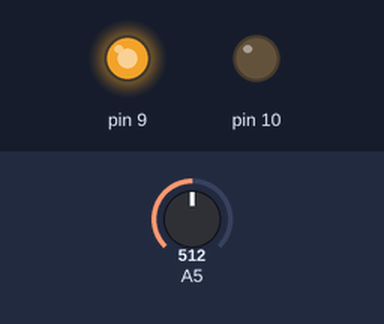
Recording of a sketch running on a simulated Arduino Uno, built with avr-gcc and run on an emulated ATmega328P. Parts: output pins drawn as LEDs (lit = HIGH). The inputs (shaded band) are chosen by the test bench; at power-on: A5 = 512. What the sketch prints to the serial monitor is not drawn.

Above: at 0.1 s.
Timing chart, 0 to 1.6 s (numbered marks = the images above):
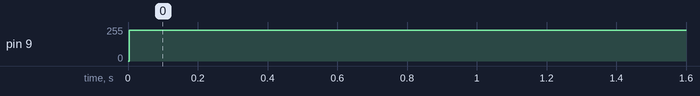

The sketch:

findlevel_auto.ino
```cpp
/* Configure digital pins 9 and 10 as 16-bit PWM outputs. */
void setupPWM16() {
    DDRB |= _BV(PB1) | _BV(PB2);        /* set pins as outputs */
    TCCR1A = _BV(COM1A1) | _BV(COM1B1)  /* non-inverting PWM */
        | _BV(WGM11);                   /* mode 14: fast PWM, TOP=ICR1 */
    TCCR1B = _BV(WGM13) | _BV(WGM12)
        | _BV(CS10);                    /* no prescaling */
    ICR1 = 0xffff;                      /* TOP counter value */
    Serial.begin(115200);
}

/* 16-bit version of analogWrite(). Works only on pins 9 and 10. */
void analogWrite16(uint8_t pin, uint16_t val)
{
    switch (pin) {
        case  9: OCR1A = val; break;
        case 10: OCR1B = val; break;
    }
}

int sense = 0;
void setup() {
    setupPWM16();
    int Ival =0;
    int level=0;
}

uint16_t findlevel(float curr){
//  double mout =  59210.9957064942*pow(curr,0)+  -13169.5007497324*pow(curr,1)+ 120531.361747551 * pow(curr,2)+  -530395.030431162*pow(curr,3)+ 1278069.41053836*pow(curr,4)+  -1812117.26955128*pow(curr,5)+ 1550518.46759775*pow(curr,6)+ -786439.231748774*pow(curr,7) + 217601.061216504*pow(curr,8) + -25301.0215722490*pow(curr,9);
  double mout;
  if (curr < 1.695){
    mout = -214.1*curr +58841;
  }else{
    mout = -3334566*pow(curr,3) + 2e06*pow(curr,2) -3e6*curr + 2e06;
  }
  if(curr <= 2){
     return  (uint16_t) mout;
  }
}

void loop(){
    float Ival = .1;
    uint16_t level = findlevel(Ival);
    analogWrite16(9, level);
    sense = analogRead(A5);
    Serial.println((level));
    delay(1000);
}
```

Measured:
- by itself, pin 9: 0/255 → 229/255 at 0.00 s
